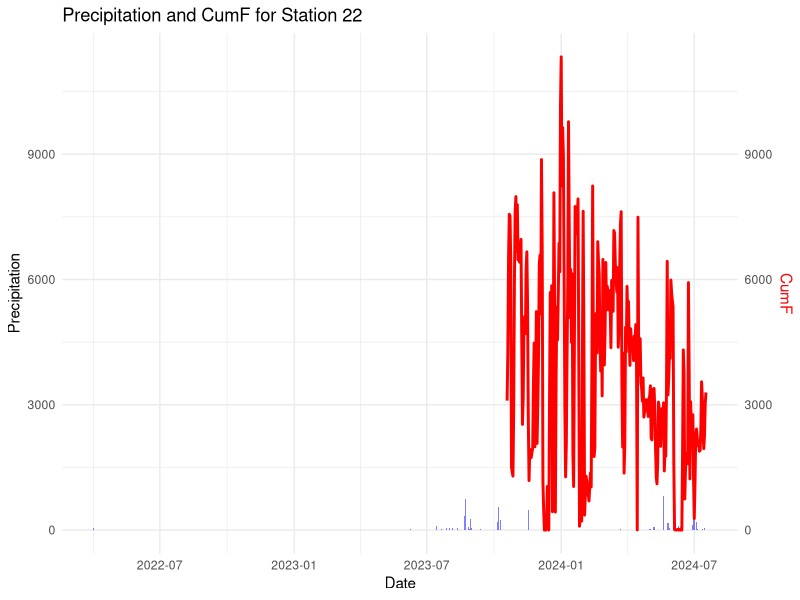
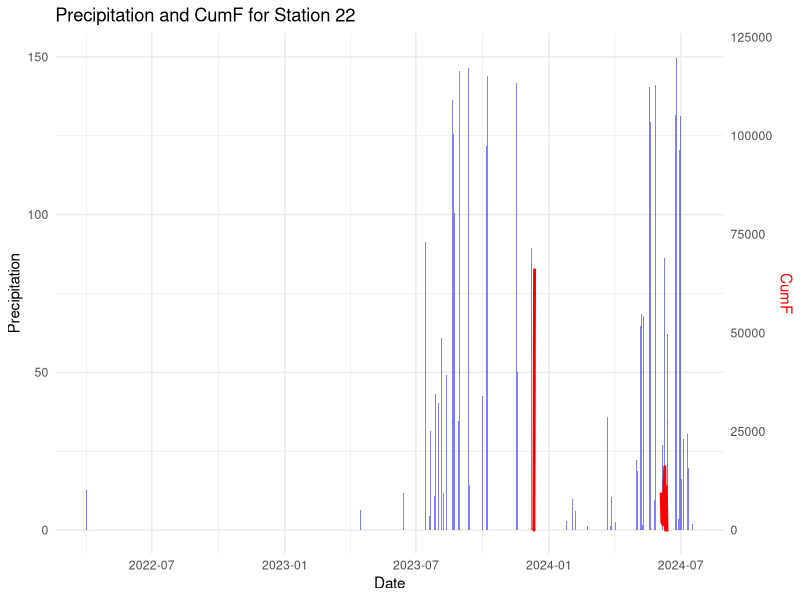
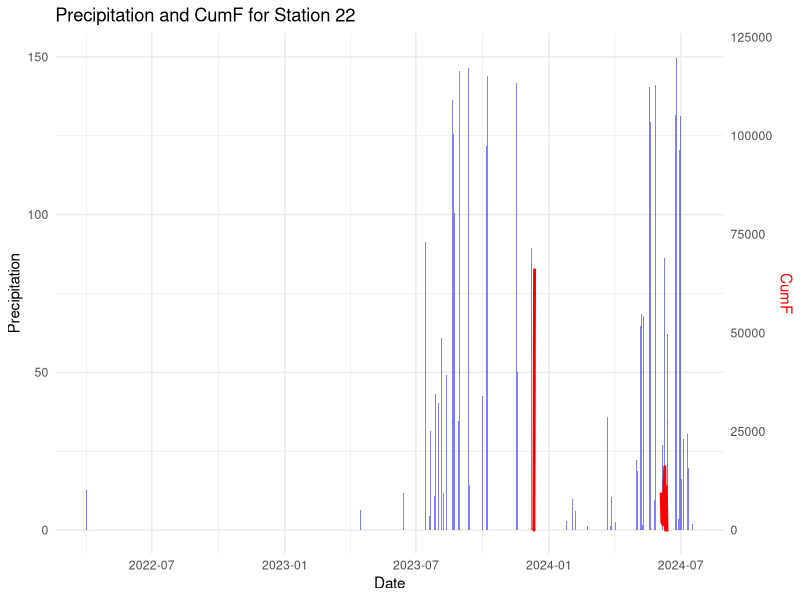
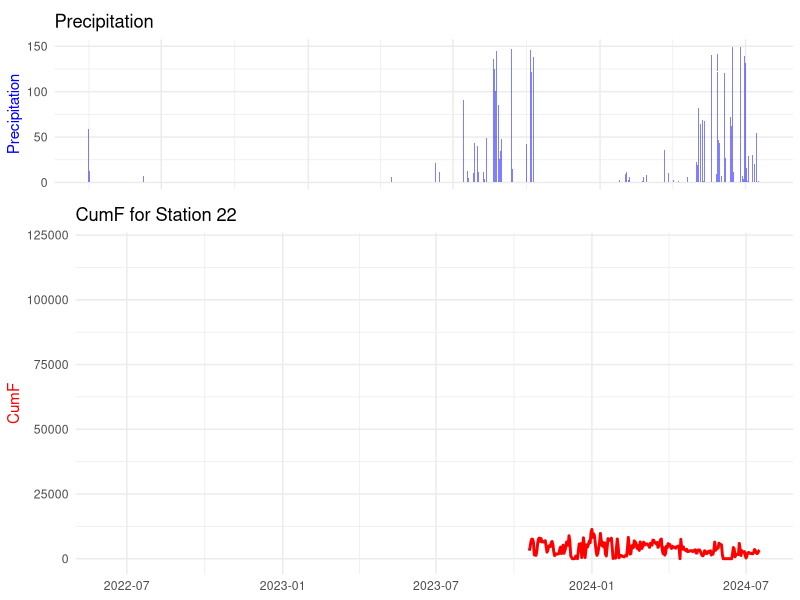
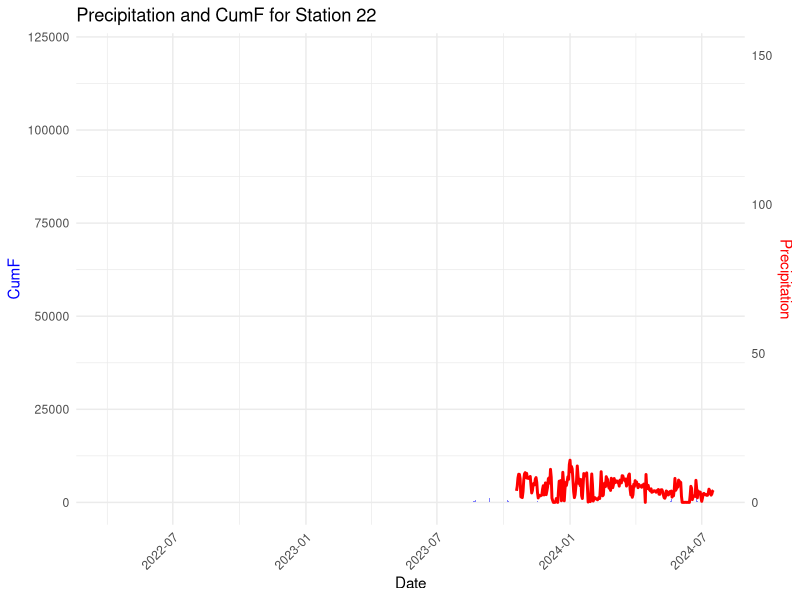

These charts were generated, in order, by the following R code: (Note: this script raises an error after producing the figures.)
## ---- chunk 1
knitr::opts_chunk$set(echo = TRUE)
#install.packages("gridExtra")
library(readxl)
library(dplyr)
library(readr)
library(readxl)
library(lubridate)
library(dplyr)
library(ggplot2)
library(purrr)
library(stringr)
library(gridExtra)
## ---- chunk 2

Precipitation <- read_excel("Data/Precipitation.xlsx")
precipitation_numeric <- str_remove(Precipitation, "mm") %>%
                         as.numeric()

colnames(Precipitation) <- c("Date","Precip")

Data <- read.csv("Data/Daily_AllSite_Monitoring.csv")
Data$Day <- ymd(Data$Day)
colnames(Data)[which(names(Data) == "Day")] <- "Date"

colnames(Data)[which(names(Data) == "CumF_daily")] <- "CumF"

Data <- Data %>%
  left_join(Precipitation, by = c("Date" = "Date"))

write.csv(Data, file = "Data/Daily_AllSite_Monitoring_With_Precip.csv", row.names = FALSE)

## ---- chunk 3
#22

CumF_22 <- Data %>%
  filter(Name == "22") %>%
  select(Date, CumF)


p1 <- ggplot() +
  # 绘制Precip数据的柱状图
  geom_col(data = Data, aes(x = Date, y = Precip), fill = "blue", alpha = 0.5) +
  # 绘制Name为22的CumF数据的折线图
  geom_line(data = CumF_22, aes(x = Date, y = CumF), color = "red", size = 1) +
  # 添加双纵坐标轴
  scale_y_continuous(name = "Precipitation", 
                     sec.axis = sec_axis(~ ., name = "CumF")) +
  # 添加标签和主题
  labs(title = "Precipitation and CumF for Station 22",
       x = "Date") +
  theme_minimal() +
  theme(axis.title.y.right = element_text(color = "red"))
print(p1)


p2 <- ggplot() +
  geom_col(data = Data, aes(x = Date, y = Precip), fill = "blue", alpha = 0.5) +
  geom_line(data = CumF_22, aes(x = Date, y = CumF), color = "red", size = 1) +
  scale_y_continuous(name = "Precipitation", limits = c(0,150),
                     sec.axis = sec_axis(~ .*(120000/150), name = "CumF")) +
  labs(title = "Precipitation and CumF for Station 22",
       x = "Date") +
  theme_minimal() +
  theme(axis.title.y.right = element_text(color = "red"))
print(p2)


p3 <- ggplot() +
  # 绘制 Precip 数据的柱状图
  geom_col(data = Data, aes(x = Date, y = Precip), fill = "blue", alpha = 0.5) +
  # 绘制 Name 为 22 的 CumF 数据的折线图
  geom_line(data = CumF_22, aes(x = Date, y = CumF), color = "red", size = 1) +
  # 添加双纵坐标轴
  scale_y_continuous(name = "Precipitation", 
                     limits = c(0, 150),
                     sec.axis = sec_axis(~ . * (120000 / 150), name = "CumF")) +
  # 添加标签和主题
  labs(title = "Precipitation and CumF for Station 22",
       x = "Date") +
  theme_minimal() +
  theme(axis.title.y.right = element_text(color = "red"))
print(p3)

p1 <- ggplot(Data, aes(x = Date, y = Precip)) +
  geom_col(fill = "blue", alpha = 0.5) +
  scale_y_continuous(name = "Precipitation", limits = c(0, 150)) +
  labs(title = "Precipitation", x = NULL) +
  theme_minimal() +
  theme(axis.text.x = element_blank(),
        axis.title.x = element_blank(),
        axis.title.y = element_text(color = "blue"),
        plot.margin = margin(t = 10, r = 5, b = 5, l = 5))

# 创建 CumF 图
p2 <- ggplot(CumF_22, aes(x = Date, y = CumF)) +
  geom_line(color = "red", size = 1) +
  scale_y_continuous(name = "CumF", limits = c(0, 120000)) +
  labs(title = "CumF for Station 22", x = NULL) +
  theme_minimal() +
  theme(axis.title.y = element_text(color = "red"),
        plot.margin = margin(t = 5, r = 5, b = 5, l = 5))

# 合并图形
f4 <- grid.arrange(p1, p2, ncol = 1, heights = c(1, 2))

ggplot() +
  # 绘制 Precipitation 数据的柱状图
  geom_col(data = Data, aes(x = Date, y = Precip), fill = "blue", alpha = 0.5) +
  # 绘制 Name 为 22 的 CumF 数据的折线图
  geom_line(data = CumF_22, aes(x = Date, y = CumF), color = "red", size = 1) +
  # 设置左边 Y 轴的范围和标签
  scale_y_continuous(name = "Precipitation", limits = c(0, 150),
                     sec.axis = sec_axis(~ . , name = "CumF")) +
  # 设置右边 Y 轴的范围和标签
  scale_y_continuous(name = "CumF", limits = c(0, 120000), 
                     sec.axis = sec_axis(~ . / (120000 / 150), name = "Precipitation")) +
  # 添加标签和主题
  labs(title = "Precipitation and CumF for Station 22",
       x = "Date") +
  theme_minimal() +
  theme(axis.title.y.left = element_text(color = "blue"),
        axis.title.y.right = element_text(color = "red"),
        axis.text.x = element_text(angle = 45, hjust = 1))







## ---- chunk 4


S22 <- Data %>%
  filter(Name == "22") %>% filter(Date)


p1 <- ggplot() +
  geom_col(data = Data, aes(x = Date, y = Precip), fill = "blue", alpha = 0.5) +
  geom_line(data = CumF_22, aes(x = Date, y = CumF), color = "red", size = 1) +
  scale_y_continuous(name = "Precipitation", 
                     sec.axis = sec_axis(~ ., name = "CumF")) +
  labs(title = "Precipitation and CumF for Station 22",
       x = "Date") +
  theme_minimal() +
  theme(axis.title.y.right = element_text(color = "red"))
print(p1)


p2 <- ggplot() +
  geom_col(data = Data, aes(x = Date, y = Precip), fill = "blue", alpha = 0.5) +
  geom_line(data = CumF_22, aes(x = Date, y = CumF), color = "red", size = 1) +
  scale_y_continuous(name = "Precipitation", limits = c(0,150),
                     sec.axis = sec_axis(~ .*(120000/150), name = "CumF")) +
  labs(title = "Precipitation and CumF for Station 22",
       x = "Date") +
  theme_minimal() +
  theme(axis.title.y.right = element_text(color = "red"))
print(p2)

